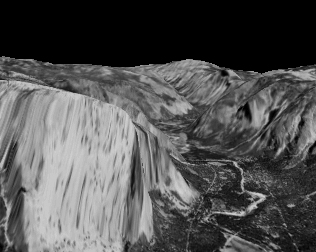
#> input picture Gaussian-Laplacian-Pyramids/resources/yos_img_01.jpg, 316 x 252 px, found by its file name
$ python gaussian_pyramid.py
#> lines starting #> are read from the running program, lines starting #| are printed output that depends on the picture
import cv2
import numpy as np
import sys
from collections import OrderedDict
import matplotlib.pyplot as plt

def save_images(img, path):

        cols = 2
        rows = np.ceil(float(len(img)) / cols)

        plt.figure(1)
        for i, data in enumerate(img):
            plot_i = rows * 100 + cols * 10 + 1 + i
            plt.subplot(plot_i)
            plt.imshow(data)

        plt.savefig(path)

def gaussian(img, levels = 4, save = False):
    gau_pyr = [img]
    for i in range(levels-1):
        gau_pyr.append(cv2.pyrDown(gau_pyr[-1])) #gau_pyrDown is the reduce operator in OpenCV

    print('Gaussian pyramid complete')
    if save:
        save_images(gau_pyr, 'results/gaussian-pyramid-'+str(levels)+'-levels.png')

        print('Gaussian Pyramid Images saved')

    return gau_pyr

if __name__ == '__main__':
    img = cv2.imread('resources/DataSeq1/yos_img_01.jpg', cv2.IMREAD_COLOR) #First frame of DataSeq1
#> img is the input picture: shape (252, 316, 3); min 0, max 211, mean 83.1
    gaussian(img, 4, True)
#> after the loop in gaussian, `for i in range(levels-1):`: gau_pyr = 4 items
#> in save_images, `rows = np.ceil(float(len(img)) / cols)`: rows = 2
#> the loop in save_images, `for i, data in enumerate(img):` made 4 passes
#> in save_images, `plt.savefig(path)`:
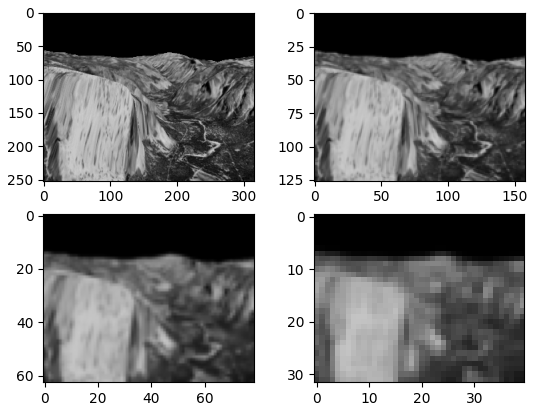
#> figure drawn by matplotlib, 4 panels
